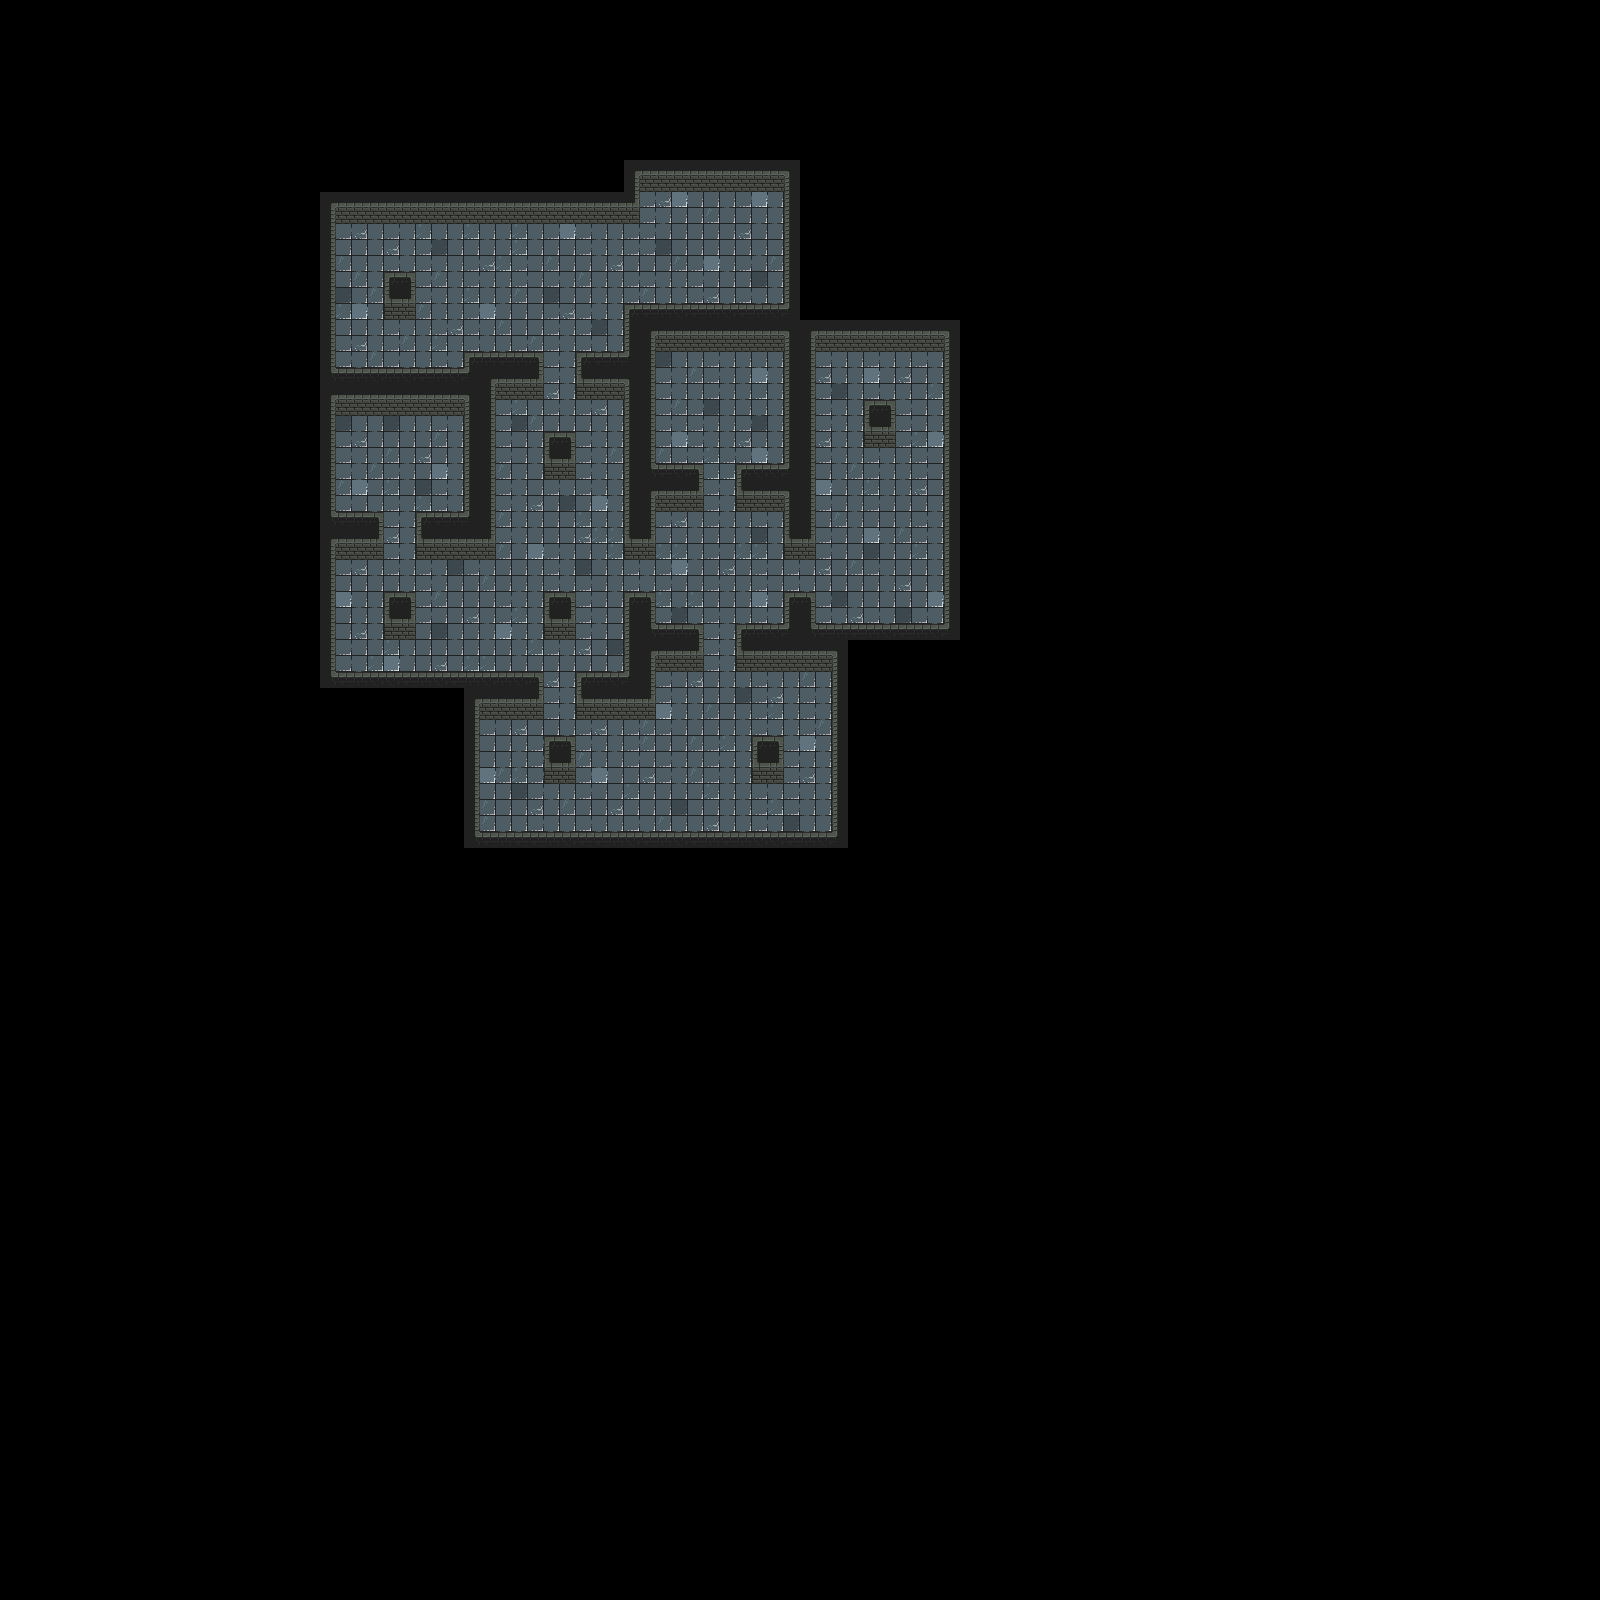

The image is a tile-based game level rendered from a .tmx file. Its description and source (layers, tilesets, objects; grid data summarised) follow:
An orthogonal 100x100 tile map with 16x16 px tiles, 3 tile layers (Ground, SideWalls, Walls), 9 tilesets and 71 objects.

<map version="1.10" tiledversion="1.10.1" orientation="orthogonal" renderorder="right-down" width="100" height="100" tilewidth="16" tileheight="16" infinite="0" nextlayerid="20" nextobjectid="446">
 <editorsettings>
  <export target="../../TileSets/Ebene-01.json" format="json" />
 </editorsettings>
 <tileset firstgid="1" name="Ebene1" tilewidth="16" tileheight="16" tilecount="30" columns="6">
  <image source="../../images/Tilesets/TileSetEbene1.png" width="96" height="80" />
  <tile id="0">
   <properties>
    <property name="collides" type="bool" value="false" />
   </properties>
  </tile>
  <tile id="1">
   <properties>
    <property name="collides" type="bool" value="false" />
   </properties>
  </tile>
  <tile id="2">
   <properties>
    <property name="collides" type="bool" value="false" />
   </properties>
  </tile>
  <tile id="3">
   <properties>
    <property name="collides" type="bool" value="false" />
   </properties>
  </tile>
  <tile id="4">
   <properties>
    <property name="collides" type="bool" value="false" />
   </properties>
  </tile>
  <tile id="5">
   <properties>
    <property name="collides" type="bool" value="false" />
   </properties>
  </tile>
  <tile id="6">
   <properties>
    <property name="collides" type="bool" value="false" />
   </properties>
  </tile>
  <tile id="7">
   <properties>
    <property name="collides" type="bool" value="true" />
   </properties>
  </tile>
  <tile id="8">
   <properties>
    <property name="collides" type="bool" value="false" />
   </properties>
  </tile>
  <tile id="9">
   <properties>
    <property name="collides" type="bool" value="false" />
   </properties>
  </tile>
  <tile id="10">
   <properties>
    <property name="collides" type="bool" value="true" />
   </properties>
  </tile>
  <tile id="11">
   <properties>
    <property name="collides" type="bool" value="false" />
   </properties>
  </tile>
  <tile id="12">
   <properties>
    <property name="collides" type="bool" value="true" />
   </properties>
  </tile>
  <tile id="13">
   <properties>
    <property name="collides" type="bool" value="true" />
   </properties>
  </tile>
  <tile id="14">
   <properties>
    <property name="collides" type="bool" value="true" />
   </properties>
  </tile>
  <tile id="15">
   <properties>
    <property name="collides" type="bool" value="true" />
   </properties>
  </tile>
  <tile id="16">
   <properties>
    <property name="collides" type="bool" value="true" />
   </properties>
  </tile>
  <tile id="17">
   <properties>
    <property name="collides" type="bool" value="true" />
   </properties>
  </tile>
  <tile id="18">
   <properties>
    <property name="collides" type="bool" value="true" />
   </properties>
  </tile>
  <tile id="19">
   <properties>
    <property name="collides" type="bool" value="true" />
   </properties>
  </tile>
  <tile id="20">
   <properties>
    <property name="collides" type="bool" value="true" />
   </properties>
  </tile>
  <tile id="21">
   <properties>
    <property name="collides" type="bool" value="true" />
   </properties>
  </tile>
  <tile id="22">
   <properties>
    <property name="collides" type="bool" value="true" />
   </properties>
  </tile>
  <tile id="23">
   <properties>
    <property name="collides" type="bool" value="true" />
   </properties>
  </tile>
  <tile id="24">
   <properties>
    <property name="collides" type="bool" value="true" />
   </properties>
  </tile>
  <tile id="25">
   <properties>
    <property name="collides" type="bool" value="true" />
   </properties>
  </tile>
  <tile id="26">
   <properties>
    <property name="collides" type="bool" value="true" />
   </properties>
  </tile>
  <tile id="27">
   <properties>
    <property name="collides" type="bool" value="true" />
   </properties>
  </tile>
  <tile id="28">
   <properties>
    <property name="collides" type="bool" value="false" />
   </properties>
  </tile>
  <tile id="29">
   <properties>
    <property name="collides" type="bool" value="false" />
   </properties>
  </tile>
 </tileset>
 <tileset firstgid="31" name="Slime_idle-Sheet" tilewidth="16" tileheight="16" tilecount="2" columns="2">
  <image source="../../sprites/enemy1/Slime_idle-Sheet.png" width="32" height="16" />
 </tileset>
 <tileset firstgid="33" name="normal_Chest" tilewidth="16" tileheight="16" tilecount="5" columns="5">
  <image source="../../sprites/Objects/chests/normal_Chest-Sheet.png" width="80" height="16" />
 </tileset>
 <tileset firstgid="38" name="Small_LightPillar_Sphere" tilewidth="16" tileheight="16" tilecount="1" columns="1">
  <image source="../../sprites/Icons/Small_LightPillar_Sphere.png" width="16" height="16" />
 </tileset>
 <tileset firstgid="39" name="Small_LightPillar-Sheet" tilewidth="16" tileheight="24" tilecount="9" columns="9">
  <image source="../../sprites/Objects/lightPillar/Small_LightPillar-Sheet.png" width="144" height="24" />
 </tileset>
 <tileset firstgid="48" name="Slime2_idle-Sheet" tilewidth="16" tileheight="16" tilecount="2" columns="2">
  <image source="../../sprites/enemy2/Slime2_idle-Sheet.png" width="32" height="16" />
 </tileset>
 <tileset firstgid="50" name="Slime3_idle-Sheet" tilewidth="16" tileheight="16" tilecount="2" columns="2">
  <image source="../../sprites/enemy3/Slime3_idle-Sheet.png" width="32" height="16" />
 </tileset>
 <tileset firstgid="52" name="hearth_Chest-Sheet" tilewidth="16" tileheight="16" tilecount="5" columns="5">
  <image source="../../sprites/Objects/chests/hearth_Chest-Sheet.png" width="80" height="16" />
 </tileset>
 <tileset firstgid="57" name="Stairs" tilewidth="16" tileheight="16" tilecount="1" columns="1">
  <image source="../../sprites/Objects/stairs/Stairs.png" width="16" height="16" />
 </tileset>
 <layer id="3" name="Ground" width="100" height="100" locked="1">
  <data>[10000 cells, 906 non-empty, 10 distinct tile ids]</data>
 </layer>
 <layer id="2" name="SideWalls" width="100" height="100" locked="1">
  <data>[10000 cells, 108 non-empty, 3 distinct tile ids]</data>
 </layer>
 <layer id="5" name="Walls" width="100" height="100">
  <data>[10000 cells, 496 non-empty, 17 distinct tile ids]</data>
 </layer>
 <objectgroup id="11" name="LightPillars" locked="1">
  <object id="373" gid="39" x="736" y="528" width="16" height="24" />
  <object id="374" gid="39" x="544" y="496" width="16" height="24" />
  <object id="375" gid="39" x="368" y="576" width="16" height="24" />
  <object id="376" gid="39" x="416" y="640" width="16" height="24" />
  <object id="377" gid="39" x="672" y="688" width="16" height="24" />
  <object id="378" gid="39" x="880" y="464" width="16" height="24" />
  <object id="379" gid="39" x="592" y="240" width="16" height="24" />
  <object id="380" gid="39" x="496" y="288" width="16" height="24" />
  <object id="381" gid="39" x="384" y="336" width="16" height="24" />
  <object id="382" gid="39" x="720" y="256" width="16" height="24" />
  <object id="383" gid="39" x="544" y="800" width="16" height="24" />
  <object id="384" gid="39" x="816" y="560" width="16" height="24" />
  <object id="385" gid="39" x="688" y="528" width="16" height="24" />
  <object id="386" gid="39" x="352" y="432" width="16" height="24" />
  <object id="387" gid="39" x="432" y="432" width="16" height="24" />
 </objectgroup>
 <objectgroup id="13" name="SmallSpheres" locked="1">
  <!-- 15 objects omitted --></objectgroup>
 <objectgroup id="12" name="NormalChests" locked="1">
  <!-- 15 objects omitted --></objectgroup>
 <objectgroup id="18" name="HearthChests" locked="1">
  <!-- 1 objects omitted --></objectgroup>
 <objectgroup id="14" name="Slimes">
  <!-- 9 objects omitted --></objectgroup>
 <objectgroup id="15" name="Slimes2">
  <!-- 8 objects omitted --></objectgroup>
 <objectgroup id="16" name="Slimes3">
  <!-- 7 objects omitted --></objectgroup>
 <objectgroup id="19" name="Stairs">
  <!-- 1 objects omitted --></objectgroup>
</map>
<!-- 56 of 71 objects omitted -->
